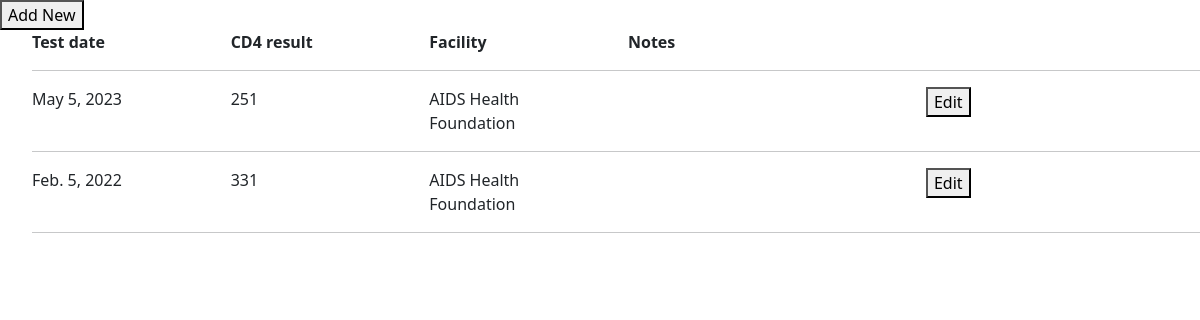
The app's page /client/cd4_list/2/ with its own data.
### prep_app/models.py (models this page shows, shortened)
class CD4Count(TSIS2BaseModel):
    client = models.ForeignKey("Client", blank=False, null=False, on_delete=models.PROTECT)
    test_date = models.DateField(blank=False, null=False)
    test_result = models.IntegerField(blank=False, null=False)
    disa_reference_id = models.CharField(max_length=255, blank=True, null=True)
    notes = models.TextField(blank=True, null=True)
    facility = models.ForeignKey("Facility", on_delete=models.CASCADE,default=8)
    class Meta(object):
        default_permissions = ('add', 'change', 'delete', 'view', 'list')
        unique_together = (('test_date', 'client',),)

class Facility(TSIS2BaseModel):
    name = models.CharField(max_length=255, blank=False, null=False)
    code = models.CharField(max_length=255, blank=False, null=False, unique=True)
    lab_ref_code = models.CharField(max_length=255, blank=True, null=True, verbose_name='LAB reference code')
    address1 = models.CharField(max_length=255, blank=True, null=True)
    parish = models.ForeignKey("Parish", blank=False, null=False,
                               related_name='facility_parish', on_delete=models.PROTECT)
    organization = models.ForeignKey("Organization", blank=False, null=False, related_name="facility_organization", on_delete=models.PROTECT)

### prep_app/views.py (the view)
# urls.py: path('cd4_list/<int:client_id>/', cd4_list, name='cd4_list'),
def cd4_list(request, client_id):
    client = get_object_or_404(Client, pk=client_id)
    cd4s = CD4Count.objects.filter(client_id=client_id)
    return render(request, 'cd4_list.html', {'cd4s': cd4s, 'client_id': client_id})

### prep_app/base_model.py (called while the page is built)
    def get_queryset(self):
        if self.include_deleted:
            return TSIS2BaseQuerySet(self.model)
        return TSIS2BaseQuerySet(self.model).filter(deleted_at=None)

### prep_app/templates/cd4_list.html (shortened to what this page needs)
{% load widget_tweaks %}
{% load bootstrap5 %}
{% bootstrap_css %}
{% load crispy_forms_tags %}
</head>
{% block content %}
<div class="col-md-4">  <button onclick="popup2({{ client.id }})">Add New</button>  </div>
<ul>
  <b><div class="row">
    <div class="col-md-2"> Test date </div>
    <div class="col-md-2">   CD4 result</div>
    <div class="col-md-2">   Facility</div>
    <div class="col-md-3">  Notes </div>
  </div> </b>
<hr>
{% for cd4 in cd4s %}
<div class="row">
    <div class="col-md-2">  {{ cd4.test_date  }}</div>
    <div class="col-md-2">  {{ cd4.test_result  }}</div>
    <div class="col-md-2">  {{ cd4.facility.name  }}</div>
    <div class="col-md-3">  {{ cd4.notes  }}</div>
    <div class="col-md-2"> <button onclick="popup({{ cd4.id }})">Edit</button>  </div>
  </div>
  <hr>
{% empty %}
<p style="font-size:12px; "> No data found - Click <b>'Add New'</b> to create new record </p>
{% endfor %}
</ul>
{% endblock %}

### records on screen
CD4Count: test_date "May 5, 2023", test_result "251", facility.name "AIDS Health Foundation"
CD4Count: test_date "Feb. 5, 2022", test_result "331", facility.name "AIDS Health Foundation"
